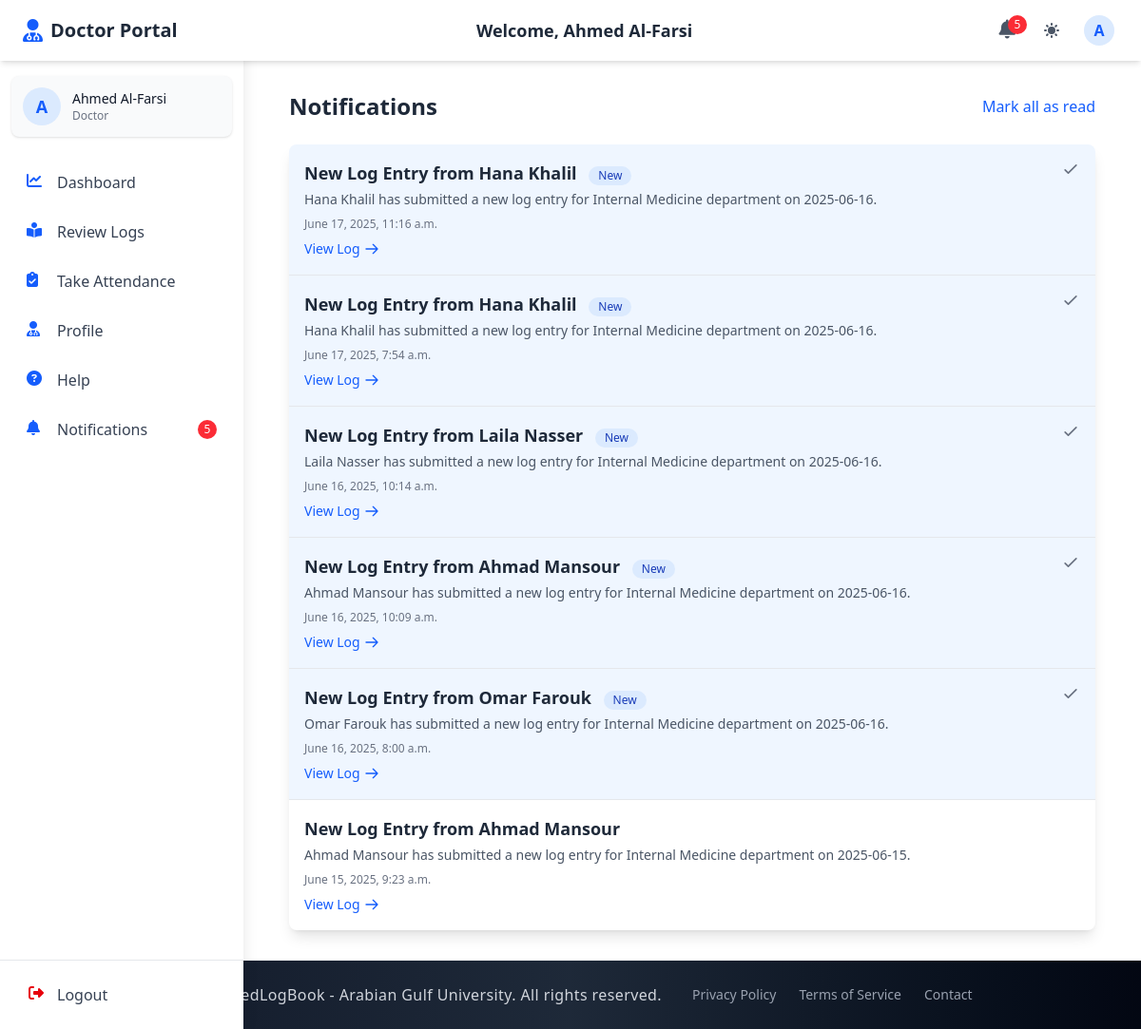
Screenshot of /doctors/notifications/ (signed in) with the database file from the repository.
### accounts/models.py (models this page shows, shortened)
class CustomUser(AbstractUser):
    email = models.EmailField(unique=True)
    first_name = models.CharField(max_length=150, blank=True)
    last_name = models.CharField(max_length=150, blank=True)
    profile_photo = models.ImageField(
        upload_to="profiles/", blank=True, null=True, default="profiles/default.jpg"
    )
    city = models.CharField(max_length=100, blank=True)
    country = models.CharField(max_length=100, blank=True)
    phone_no = models.CharField(max_length=20, blank=True)
    bio = models.TextField(blank=True)
    speciality = models.CharField(max_length=100, blank=True)
    ROLE_CHOICES = (
        ("student", "Student"),
        ("doctor", "Doctor"),
        ("staff", "Staff"),
        ("admin", "Admin"),
    )
    role = models.CharField(max_length=10, choices=ROLE_CHOICES, default="student")
    groups = models.ManyToManyField(
        "auth.Group", related_name="customuser_groups", blank=True
    )
    user_permissions = models.ManyToManyField(
        "auth.Permission", related_name="customuser_permissions", blank=True
    )
    USERNAME_FIELD = "email"
    REQUIRED_FIELDS = ["username"]

### doctor_section/models.py (models this page shows, shortened)
class Notification(models.Model):
    recipient = models.ForeignKey(Doctor, on_delete=models.CASCADE, related_name='notifications')
    log_entry = models.ForeignKey(StudentLogFormModel, on_delete=models.CASCADE, null=True, blank=True)
    title = models.CharField(max_length=100)
    message = models.TextField()
    created_at = models.DateTimeField(auto_now_add=True)
    is_read = models.BooleanField(default=False)
    class Meta:
        ordering = ['-created_at']
        verbose_name = "Notification"
        verbose_name_plural = "Notifications"

### doctor_section/views.py (the view)
# urls.py: path("notifications/", views.notifications, name="notifications"),
@login_required
def notifications(request):
    doctor = request.user.doctor_profile
    notifications_list = Notification.objects.filter(recipient=doctor).order_by('-created_at')
    if request.GET.get('mark_read'):
        notification_id = request.GET.get('mark_read')
        notification = get_object_or_404(Notification, id=notification_id, recipient=doctor)
        notification.mark_as_read()
        return redirect('doctor_section:notifications')
    if request.GET.get('mark_all_read'):
        notifications_list.filter(is_read=False).update(is_read=True)
        messages.success(request, "All notifications marked as read.")
        return redirect('doctor_section:notifications')
    paginator = Paginator(notifications_list, 10)  # 10 items per page
    page_number = request.GET.get('page')
    page_obj = paginator.get_page(page_number)
    context = {
        'notifications': page_obj,
        'unread_count': notifications_list.filter(is_read=False).count(),
    }
    return render(request, "doctor_notifications.html", context)

### admin_section/context_processors.py (called while the page is built)
def admin_notification_count(request):
    if request.user.is_authenticated and request.user.role == 'admin':
        try:
            admin_unread_notifications_count = AdminNotification.objects.filter(recipient=request.user, is_read=False).count()
            return {'admin_unread_notifications_count': admin_unread_notifications_count}
        except:
            pass
    return {'admin_unread_notifications_count': 0}

### doctor_section/context_processors.py (called while the page is built)
def notification_count(request):
    if request.user.is_authenticated and hasattr(request.user, 'doctor_profile'):
        try:
            doctor = request.user.doctor_profile
            unread_notifications_count = Notification.objects.filter(recipient=doctor, is_read=False).count()
            return {'unread_notifications_count': unread_notifications_count}
        except:
            pass
    return {'unread_notifications_count': 0}

### staff_section/context_processors.py (called while the page is built, shortened)
def staff_notification_count(request):
    return {'staff_unread_notifications_count': 0}

### student_section/context_processors.py (called while the page is built, shortened)
def student_notification_count(request):
    return {'student_unread_notifications_count': 0}

### doctor_section/templates/doctor_notifications.html (shortened to what this page needs)
{% extends 'base.html' %}
{% block navbar %}
  {% include './components/doc_auth_navbar.html' %}
{% endblock %}
{% block content %}
  <div class="container mx-auto px-4 py-8">
    <div class="flex justify-between items-center mb-6">
      <h2 class="text-2xl font-bold text-gray-800 dark:text-white">Notifications</h2>
      {% if unread_count > 0 %}
        <a href="?mark_all_read=true" class="text-blue-600 hover:text-blue-800 dark:text-blue-400 dark:hover:text-blue-300">
          Mark all as read
        </a>
      {% endif %}
    </div>
    {% if notifications %}
      <div class="bg-white dark:bg-gray-800 rounded-lg shadow-lg overflow-hidden">
        <ul class="divide-y divide-gray-200 dark:divide-gray-700">
          {% for notification in notifications %}
            <li class="p-4 {% if not notification.is_read %}bg-blue-50 dark:bg-blue-900/20{% endif %} transition-colors duration-200">
              <div class="flex justify-between items-start">
                <div>
                  <h3 class="text-lg font-semibold text-gray-800 dark:text-white">
                    {{ notification.title }}
                    {% if not notification.is_read %}
                      <span class="ml-2 inline-flex items-center px-2.5 py-0.5 rounded-full text-xs font-medium bg-blue-100 text-blue-800 dark:bg-blue-800 dark:text-blue-100">
                        New
                      </span>
                    {% endif %}
                  </h3>
                  <p class="text-sm text-gray-600 dark:text-gray-300 mt-1">{{ notification.message }}</p>
                  <p class="text-xs text-gray-500 dark:text-gray-400 mt-2">{{ notification.created_at|date:"F j, Y, g:i a" }}</p>
                  {% if notification.log_entry %}
                    <a href="{% url 'doctor_section:review_log' notification.log_entry.id %}" class="mt-2 inline-flex items-center text-sm text-blue-600 hover:text-blue-800 dark:text-blue-400 dark:hover:text-blue-300">
                      <span>View Log</span>
                      <svg class="w-4 h-4 ml-1" fill="none" stroke="currentColor" viewBox="0 0 24 24" xmlns="http://www.w3.org/2000/svg">
                        <path stroke-linecap="round" stroke-linejoin="round" stroke-width="2" d="M14 5l7 7m0 0l-7 7m7-7H3"></path>
                      </svg>
                    </a>
                  {% endif %}
                </div>
                {% if not notification.is_read %}
                  <a href="?mark_read={{ notification.id }}" class="text-gray-500 hover:text-gray-700 dark:text-gray-400 dark:hover:text-gray-300">
                    <svg class="w-5 h-5" fill="none" stroke="currentColor" viewBox="0 0 24 24" xmlns="http://www.w3.org/2000/svg">
                      <path stroke-linecap="round" stroke-linejoin="round" stroke-width="2" d="M5 13l4 4L19 7"></path>
                    </svg>
                  </a>
                {% endif %}
              </div>
            </li>
          {% endfor %}
        </ul>
      </div>
    {% endif %}
  </div>
{% endblock %}

### templates/components/auth_navbar_base.html (shortened to what this page needs)
<header class="bg-white dark:bg-gray-800 shadow-md fixed top-0 left-0 right-0 z-40 h-16 transition-all duration-300">
  <div class="flex items-center justify-between h-full px-4 md:px-6 max-w-7xl mx-auto">
    <div class="flex items-center space-x-3">
      <a href="{% block home_url %}{% endblock %}" class="flex items-center">
        <i class="{% block header_icon %}fas fa-book-medical{% endblock %} text-blue-600 dark:text-blue-400 text-2xl mr-2"></i>
        <span class="font-bold text-xl text-gray-800 dark:text-white hidden sm:inline">{% block portal_name %}ElogBook Portal{% endblock %}</span>
      </a>
    </div>
    <div class="hidden md:block text-center">
      <h1 class="text-lg font-semibold text-gray-800 dark:text-white">
        Welcome, {% block user_title %}{% endblock %} {{ request.session.first_name }} {{ request.session.last_name }}
      </h1>
    </div>
    <div class="flex items-center space-x-3">
      <div class="relative">
        <a href="{% block notifications_url %}#{% endblock %}" class="p-2 text-gray-600 dark:text-gray-300 hover:bg-gray-100 dark:hover:bg-gray-700 rounded-full transition-colors duration-200" aria-label="Notifications">
          <i class="fas fa-bell text-xl"></i>
          {% if unread_notifications_count > 0 %}
            <span class="absolute -top-1 -right-1 bg-red-500 text-white text-xs rounded-full h-5 w-5 flex items-center justify-center">{{ unread_notifications_count }}</span>
          {% endif %}
        </a>
      </div>
      <button id="theme-toggle" aria-label="Toggle dark mode" class="p-2 text-gray-600 dark:text-gray-300 hover:bg-gray-100 dark:hover:bg-gray-700 rounded-full transition-colors duration-200 focus:outline-none focus:ring-2 focus:ring-blue-500">
      </button>
      <div class="relative" x-data="{open: false}">
        <button @click="open = !open" id="user-menu-button" class="flex items-center text-gray-600 dark:text-gray-300 hover:bg-gray-100 dark:hover:bg-gray-700 rounded-full p-1 focus:outline-none focus:ring-2 focus:ring-blue-500">
          <div class="h-8 w-8 rounded-full bg-blue-100 dark:bg-blue-900 flex items-center justify-center text-blue-600 dark:text-blue-300 font-semibold">
            {{ request.session.first_name|slice:"0:1" }}
          </div>
        </button>
      </div>
    </div>
  </div>
</header>
<aside id="sidebar" class="fixed inset-y-0 left-0 z-30 w-64 pt-16 bg-white dark:bg-gray-800 shadow-lg transform -translate-x-full transition-transform duration-300 ease-in-out md:translate-x-0 overflow-hidden">
  <div class="h-full flex flex-col">
    <div class="flex-1 px-3 py-4 overflow-y-auto">
      <div class="flex items-center p-3 mb-6 rounded-lg bg-gray-50 dark:bg-gray-700 shadow-sm">
        <div class="flex-shrink-0">
          <div class="h-10 w-10 rounded-full bg-blue-100 dark:bg-blue-900 flex items-center justify-center text-blue-600 dark:text-blue-300 font-semibold text-lg">
            {{ request.session.first_name|slice:"0:1" }}
          </div>
        </div>
        <div class="ml-3 overflow-hidden">
        <p class="text-sm font-medium text-gray-900 dark:text-white truncate">{{ request.session.first_name }} {{ request.session.last_name }}</p>
        <p class="text-xs text-gray-500 dark:text-gray-400 truncate">{% block user_role %}User{% endblock %}</p>
      </div>
    </div>
      <nav class="space-y-1">
        {% block sidebar_menu %}{% endblock %}
      </nav>
    </div>
    <div class="px-3 py-3 border-t border-gray-200 dark:border-gray-700">
      <form method="POST" action="{% block logout_url_bottom %}#{% endblock %}" class="w-full">
        <button type="submit" class="flex w-full items-center px-4 py-3 text-gray-700 dark:text-gray-300 rounded-lg hover:bg-gray-100 dark:hover:bg-gray-700 group transition-colors duration-200">
          <i class="fas fa-sign-out-alt w-5 h-5 text-red-600 dark:text-red-400"></i>
          <span class="ml-3 font-medium">Logout</span>
        </button>
      </form>
    </div>
  </div>
</aside>
<div id="content-wrapper" class="pt-16 md:pl-64 min-h-screen transition-all duration-300">
</div>

### templates/components/auth_navbar_base.html (style rules this page uses)
@media (min-width: 768px) { #content-wrapper { padding-left: 16rem; } }
#sidebar { box-shadow: 0 0 15px rgba(0, 0, 0, 0.1); }

### rows the page displays
CustomUser: session.last_name "Al-Farsi"
Notification: title "New Log Entry from Hana Khalil", is_read "New", message "Hana Khalil has submitted a new log entry for Internal Medicine department on 2025-06-16.", created_at "June 17, 2025, 11:16 a.m.", shows "View Log"
Notification: title "New Log Entry from Hana Khalil", is_read "New", message "Hana Khalil has submitted a new log entry for Internal Medicine department on 2025-06-16.", created_at "June 17, 2025, 7:54 a.m.", shows "View Log"
Notification: title "New Log Entry from Laila Nasser", is_read "New", message "Laila Nasser has submitted a new log entry for Internal Medicine department on 2025-06-16.", created_at "June 16, 2025, 10:14 a.m.", shows "View Log"
Notification: title "New Log Entry from Ahmad Mansour", is_read "New", message "Ahmad Mansour has submitted a new log entry for Internal Medicine department on 2025-06-16.", created_at "June 16, 2025, 10:09 a.m.", shows "View Log"
Notification: title "New Log Entry from Omar Farouk", is_read "New", message "Omar Farouk has submitted a new log entry for Internal Medicine department on 2025-06-16.", created_at "June 16, 2025, 8:00 a.m.", shows "View Log"
Notification: title "New Log Entry from Ahmad Mansour", message "Ahmad Mansour has submitted a new log entry for Internal Medicine department on 2025-06-15.", created_at "June 15, 2025, 9:23 a.m.", shows "View Log"

### other values shown
{{ request.session.first_name }} "Ahmed"
{{ unread_notifications_count }} "5"
{{ request.session.first_name|slice:"0:1" }} "A"
